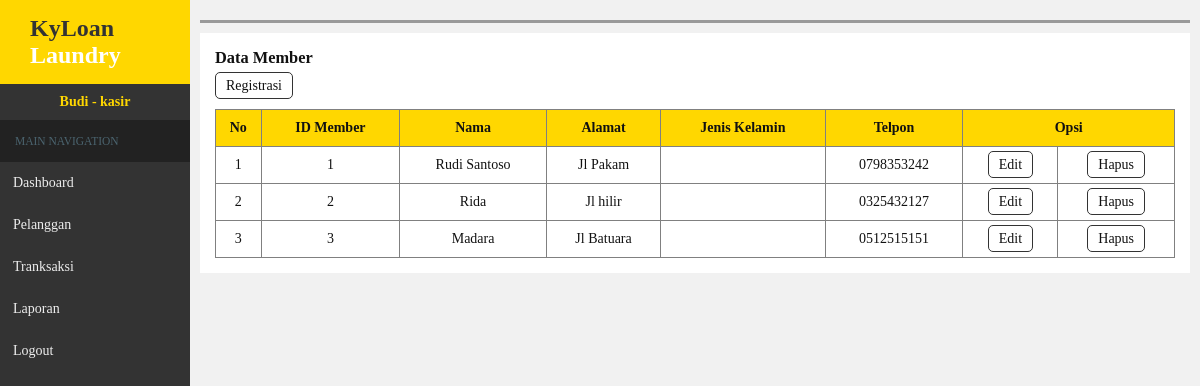
The app's page /kasir/index.php?hal=pelanggan (signed in) with its own data.
### tables this page shows
CREATE TABLE `member` (
  `id_member` int(5) NOT NULL,
  `nama` varchar(35) NOT NULL,
  `alamat` varchar(50) NOT NULL,
  `jk` varchar(10) NOT NULL,
  `telp` varchar(13) NOT NULL
);

### kasir/pelanggan.php (the view)
<section class="content">
<h3>Data Member</h3>
<a class="btn add" href="index.php?hal=pelanggan&aksi=input">Registrasi</a>
	<table width="100%" border="1">
		<tr>
			<th>No</th>
			<th>ID Member</th>
			<th>Nama</th>
			<th>Alamat</th>
			<th>Jenis Kelamin</th>
			<th>Telpon</th>
			<th colspan="2">Opsi</th>
		</tr>
			<?php
			$i = 1;
			$q = $kdb->query("SELECT * FROM member");
			while($row = $q->fetch_assoc()){
			?>
		<tr align="center">
			<td><?php echo $i++; ?></td>
			<td><?php echo $row['id_member'];?></td>
			<td><?php echo $row['nama'];?></td>
			<td><?php echo $row['alamat'];?></td>
			<td><?php echo $row['jenis_kelamin'];?></td>
			<td><?php echo $row['telp'];?></td>
			<td><a class="btn edit" href="index.php?hal=pelanggan&aksi=edit&id=<?php echo $row['id_member'];?>">Edit</a></td>
			<td><a class="btn delete" onclick="return confirm('Yakin untuk menghapus ?')" href="index.php?hal=pelanggan&aksi=delete&id=<?php echo $row['id_member'];?>">Hapus</a></td>
		<?php }?>
		</tr>
	</table>
</section>

### kasir/css/style.css (style rules this page uses)
* { margin:0;padding:0;box-sizing:border-box;list-style-type:none;text-decoration:none;color:#111; }
body { background-color:#f1f1f1;font-family:trebuchet MS;height:100%; }
.content { background-color: white;padding:15px;width:100%;overflow-x: auto; }
.content h3 { margin-bottom:10px; }
.btn { border:1px solid #333;border-radius:5px;padding:5px 10px;cursor:pointer; }
table { border-collapse:collapse;margin-top:15px; }
th, td { padding:10px 4px; }
th { background-color:gold; }

### records on screen
member: id_member "1", nama "Rudi Santoso", alamat "Jl Pakam", telp "0798353242"
member: id_member "2", nama "Rida", alamat "Jl hilir", telp "0325432127"
member: id_member "3", nama "Madara", alamat "Jl Batuara", telp "0512515151"

### other values on screen
$_SESSION['nama2'] "Budi"
$_SESSION['level2'] "kasir"
